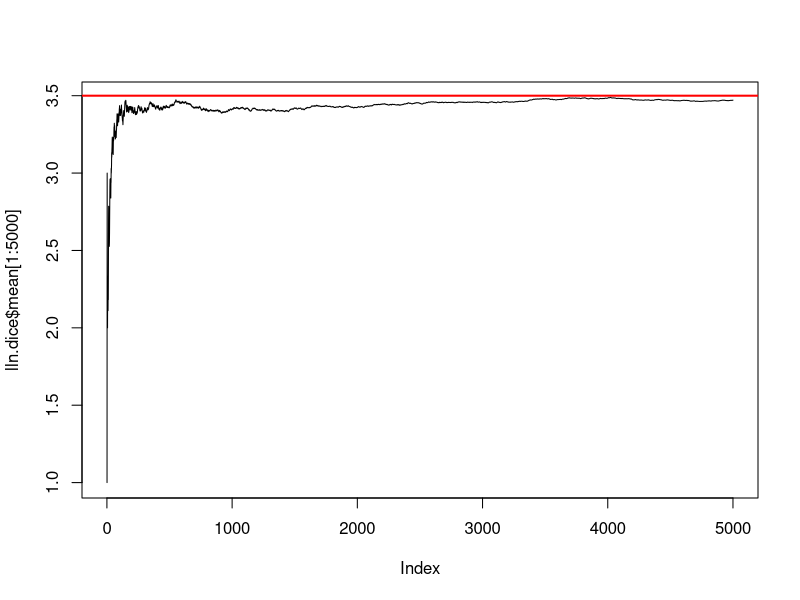
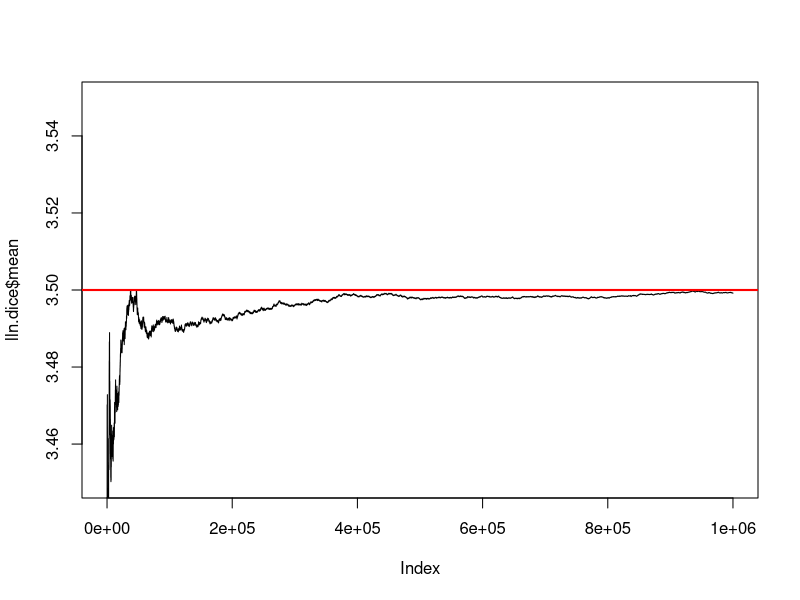
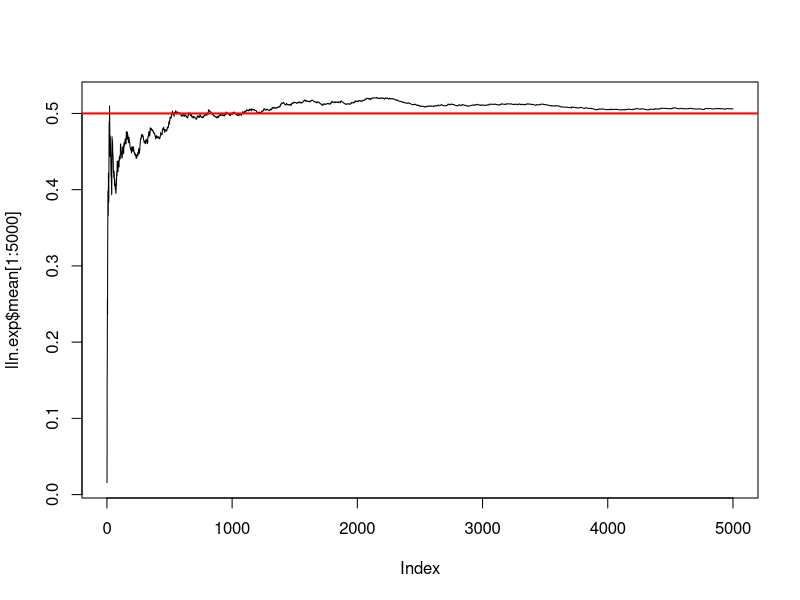
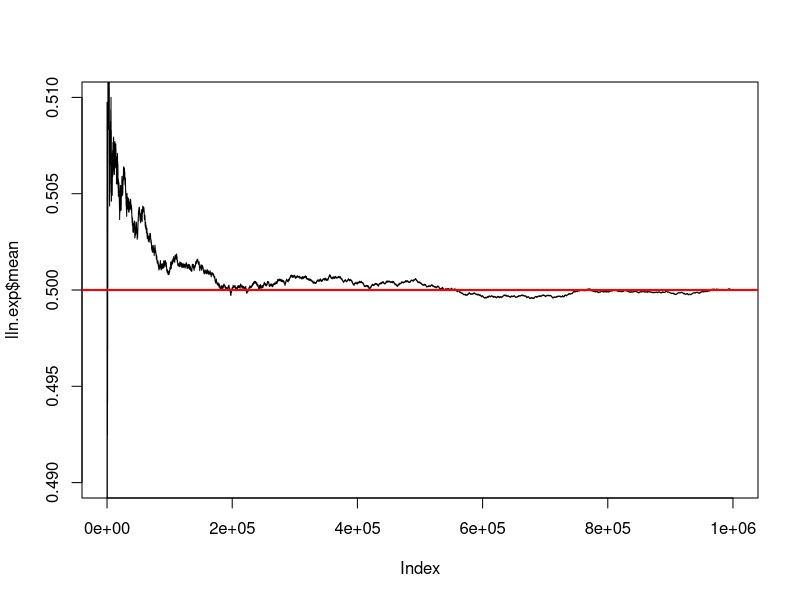
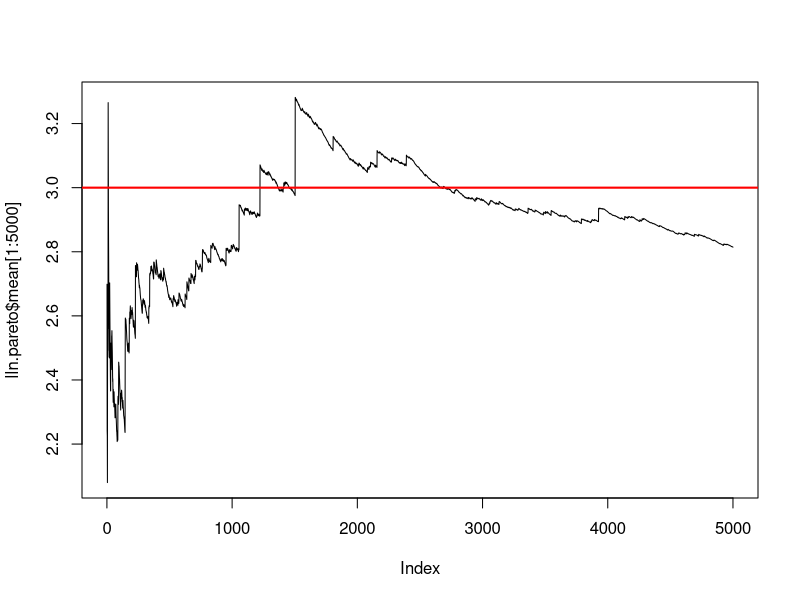
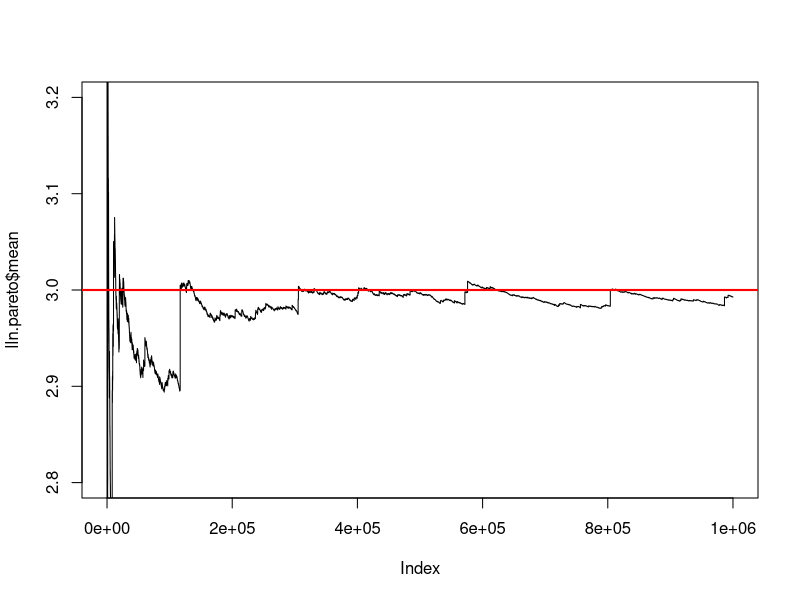
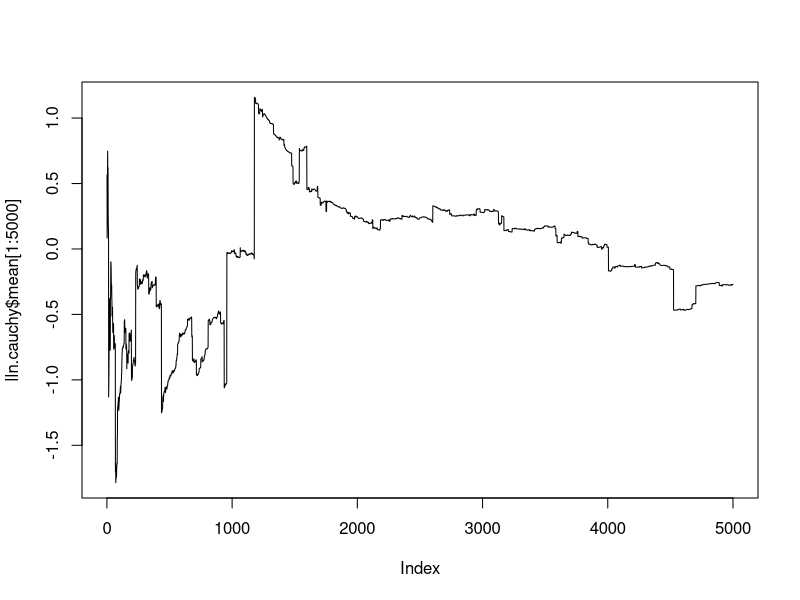
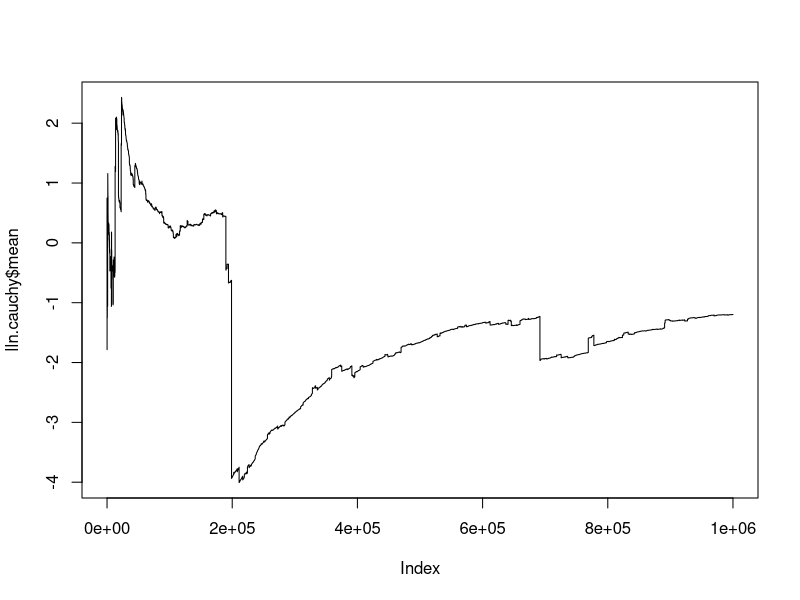

Write R code to recreate these figures, in order.
if (!require(VGAM)) {install.packages("VGAM"); require(VGAM)}

### LLN ###

set.seed(42)
N <- 1e6

lln.dice <- sample(1:6, N, replace = T)
lln.dice <- data.frame(dice = lln.dice, mean = cumsum(lln.dice) / 1:length(lln.dice))
plot(lln.dice$mean[1:5000], type='l')
abline(h=3.5, col='red', lwd=2)
plot(lln.dice$mean, type='l', ylim=c(3.45, 3.55))
abline(h=3.5, col='red', lwd=2)

lln.exp <- rexp(N, rate = 2)
lln.exp <- data.frame(exp = lln.exp, mean = cumsum(lln.exp) / 1:length(lln.exp))
plot(lln.exp$mean[1:5000], type='l')
abline(h=1/2, col='red', lwd=2)
plot(lln.exp$mean, type='l', ylim=c(0.49, 0.51))
abline(h=1/2, col='red', lwd=2)

lln.pareto <- rpareto(N, 1, 3/2)
lln.pareto <- data.frame(pareto = lln.pareto, mean = cumsum(lln.pareto) / 1:length(lln.pareto))
plot(lln.pareto$mean[1:5000], type='l')
abline(h=3, col='red', lwd=2)
plot(lln.pareto$mean, type='l', ylim=c(2.8, 3.2))
abline(h=3, col='red', lwd=2)

lln.cauchy <- rcauchy(N)
lln.cauchy <- data.frame(pareto = lln.cauchy, mean = cumsum(lln.cauchy) / 1:length(lln.cauchy))
plot(lln.cauchy$mean[1:5000], type='l')
plot(lln.cauchy$mean, type='l')

### CLT ###

cumvar <- function(x) {
  n <- 1 : length(x)
  (cumsum(x^2)) / (n-1) - cumsum(x)^2 / n / (n-1) 
}

clt.dice <- data.frame(dice = lln.dice$dice, mean = lln.dice$mean, var = cumvar(lln.dice$dice))
clt.dice$c1 <- clt.dice$mean - 3 * sqrt(clt.dice$var / 1:N)
clt.dice$c2 <- clt.dice$mean + 3 * sqrt(clt.dice$var / 1:N)
plot(sqrt(clt.dice$var / 1:N), type='l', log='y')
plot(clt.dice$mean, type='l', ylim=c(3.45, 3.55))
abline(h=3.5, col='red')
lines(clt.dice$c1, col='blue'); lines(clt.dice$c2, col='blue')

clt.exp <- data.frame(dice = lln.exp$exp, mean = lln.exp$mean, var = cumvar(lln.exp$exp))
clt.exp$c1 <- clt.exp$mean - 3 * sqrt(clt.exp$var / 1:N)
clt.exp$c2 <- clt.exp$mean + 3 * sqrt(clt.exp$var / 1:N)
plot(sqrt(clt.exp$var / 1:N), type='l', log='y')
plot(clt.exp$mean, type='l', ylim=c(0.49, 0.51))
abline(h=0.5, col='red')
lines(clt.exp$c1, col='blue'); lines(clt.exp$c2, col='blue')

clt.pareto <- data.frame(dice = lln.pareto$pareto, mean = lln.pareto$mean, var = cumvar(lln.pareto$pareto))
clt.pareto$c1 <- clt.pareto$mean - 3 * sqrt(clt.pareto$var / 1:N)
clt.pareto$c2 <- clt.pareto$mean + 3 * sqrt(clt.pareto$var / 1:N)
plot(sqrt(clt.pareto$var / 1:N), type='l', log='y')
plot(clt.pareto$mean, type='l', ylim=c(2.8, 3.2))
abline(h=3, col='red')
lines(clt.pareto$c1, col='blue'); lines(clt.pareto$c2, col='blue')

### MC Int ###

mcint.pi <- cbind(x=runif(N), y=runif(N))
mcint.pi.fun <- function(x) {sqrt(1 - x^2)}
mcint.pi.tf <- function(v) {v[2] < mcint.pi.fun(v[1])}
mcint.pi.res <- sapply(1:N, function(i) mcint.pi.tf(mcint.pi[i, ]))
sum(mcint.pi.res) / N * 4

mcint.f <- function(x) cos(pi * x / 2) * pi /2
mcint.val <- integrate(mcint.f, lower=0, upper=1)
mcint.x <- runif(N)
mcint.f.x <- mcint.f(mcint.x)
mcint.res <- data.frame(f.x = mcint.f.x, mean = cumsum(mcint.f.x) / 1:N, var =  cumvar(mcint.f.x))
mcint.res$c1 <- mcint.res$mean - 3 * sqrt(mcint.res$var / 1:N)
mcint.res$c2 <- mcint.res$mean + 3 * sqrt(mcint.res$var / 1:N)
plot(mcint.res$mean, type='l', ylim=c(0.99, 1.01))
abline(h=1, col='red')
lines(mcint.res$c1, col='blue'); lines(mcint.res$c2, col='blue')

### Acc-Rej ###

hist(mcint.pi[mcint.pi.res, 1], breaks=100, prob=T)
plot.pts <-(0:1e3)/1e3
lines(x = plot.pts, y = mcint.pi.fun(plot.pts) * 4 / pi, col = 'red')

### Inv ###

mcinv.pts <- runif(N)
mcinv.res <- - log(1 - mcinv.pts) / 2
hist(mcinv.res, breaks=100, prob=T, xlim=c(0, 3))
lines(x = plot.pts * 3, y = dexp(plot.pts * 3, rate=2), col='red')
